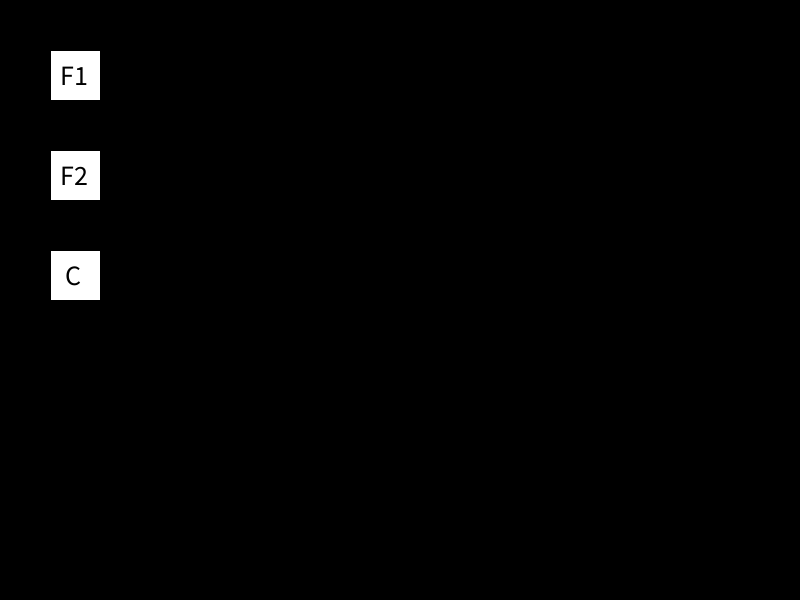
Frame 1 (no input)
Frame 60 (the mouse pressed at the canvas centre just before this capture): identical to frame 1, image omitted
Frame 120 (the mouse held since frame 60 and released just before this capture): identical to frame 1, image omitted

The Processing sketch that drew this single still picture (run headless with seeded random() and noise(); from frame 60 on, the mouse is pressed at the canvas centre):

// Processing sketch: processing_76415
// ── processing_76415.pde

float angle;
float circleRadius;
int fillHue;


void setup(){
  size(800, 600);
  background(0);
  angle = 1;
  circleRadius = 5;
  fillHue = 0;
}

void myDraw(float c,  float d){
   float a = (circleRadius)*cos(radians(angle));
   float b = (circleRadius)*sin(radians(angle));
  
  ellipse(a+c, b+d, 20, 20);
  angle+=137.5;
  circleRadius+=.3;

//Trying to get the reset to work.  
/*  if ((c <= 0) || (c >= width)) {
    println("OMG?");
    c = width/2;
    d = height/2;
    fill(0);
  } */
}

void myDraw2(float c, float d){
  float a = (circleRadius)*cos(radians(angle/10)*.1);
  float b = (circleRadius)*sin(radians(angle)); 
  
  ellipse(a+c, b+d, 20, 20);
  angle+=-7;
  circleRadius+=.3;

// Trying to get the reset to work. 
/*  if ((c <= 0) || (c >= height)) {
    println("OMG!");
    c = width/2;
    d = height/2;
    fill(0);
  } */
}
  
void draw(){
  //First Function Button
  rect(50, 50, 50, 50);
  fill(0);
  textSize(28);
  text("F1", 60, 85);
  noFill();
  fill(255);
  if((mouseX > 50) && (mouseX < 100) && (mouseY > 50) && (mouseY < 100)){
    if(mousePressed){
      myDraw2(570, 400);
    }
  }
  
  //Second Function Button
  rect(50, 150, 50, 50);
  fill(0);
  textSize(28);
  text("F2", 60, 185);
  noFill();
  fill(255);
  if((mouseX > 50) && (mouseX < 100) && (mouseY > 150) && (mouseY < 200)){
    if(mousePressed){
      myDraw(430, height/2);
    }
  }
  
  //Clearing the Screen
    //Second Function Button
  rect(50, 250, 50, 50);
  fill(0);
  textSize(28);
  text("C", 65, 285);
  noFill();
  fill(255);
  if((mouseX > 50) && (mouseX < 100) && (mouseY > 250) && (mouseY < 300)){
    if(mousePressed){
      background(0);
    }
  }
   
      
  
}
